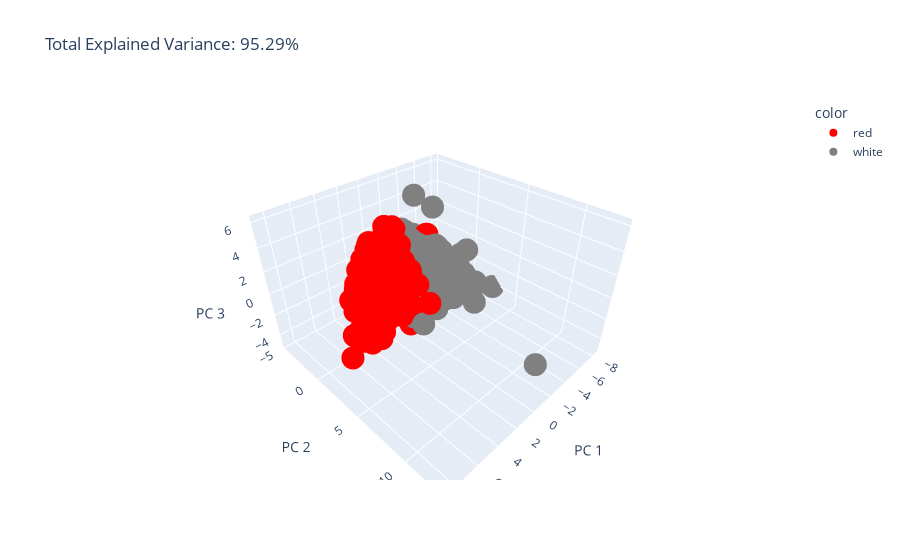

Source (notebook cell):
### Markdown cell above
#### We can see that the reduction of the dimentions didn't hurt the understanding of the data. We can use 3 dimentions instead of 12 and still have 99.9% of explained data.

### Code cell
total_var = pca.explained_variance_ratio_.sum() * 100

fig = px.scatter_3d(
    X_train_reduced, x=0, y=1, z=2, color = num_to_name(y_train),
    color_discrete_sequence=["red", "grey"],
    title=f'Total Explained Variance: {total_var:.2f}%',
    labels={'0': 'PC 1', '1': 'PC 2', '2': 'PC 3'}
)
fig.show()

### Figure 1 — Plotly figure (JSON) as saved in the notebook; plotly's stock layout.template omitted (floating-point values rounded to 4 significant figures; data arrays with more than 128 entries replaced by an {"elided": "..."} marker saying what was removed)
{"data": [{"hovertemplate": "color=red<br>PC 1=%{x}<br>PC 2=%{y}<br>PC 3=%{z}<extra></extra>", "legendgroup": "red", "marker": {"color": "red", "symbol": "circle"}, "mode": "markers", "name": "red", "scene": "scene", "showlegend": true, "type": "scatter3d", "x": {"elided": "1195 float values"}, "y": {"elided": "1195 float values"}, "z": {"elided": "1195 float values"}}, {"hovertemplate": "color=white<br>PC 1=%{x}<br>PC 2=%{y}<br>PC 3=%{z}<extra></extra>", "legendgroup": "white", "marker": {"color": "grey", "symbol": "circle"}, "mode": "markers", "name": "white", "scene": "scene", "showlegend": true, "type": "scatter3d", "x": {"elided": "3677 float values"}, "y": {"elided": "3677 float values"}, "z": {"elided": "3677 float values"}}], "layout": {"legend": {"title": {"text": "color"}, "tracegroupgap": 0}, "scene": {"domain": {"x": [0, 1], "y": [0, 1]}, "xaxis": {"title": {"text": "PC 1"}}, "yaxis": {"title": {"text": "PC 2"}}, "zaxis": {"title": {"text": "PC 3"}}}, "title": {"text": "Total Explained Variance: 95.29%"}}}
